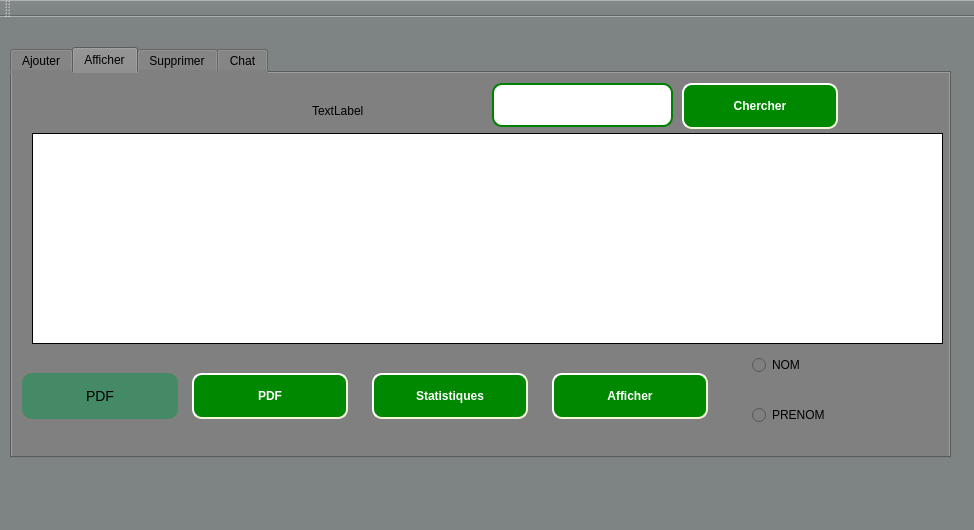
<?xml version="1.0" encoding="UTF-8"?>
<ui version="4.0">
 <class>GestionEmploye</class>
 <widget class="QMainWindow" name="GestionEmploye">
  <property name="geometry">
   <rect>
    <x>0</x>
    <y>0</y>
    <width>974</width>
    <height>530</height>
   </rect>
  </property>
  <property name="windowTitle">
   <string>Gestion des Clients</string>
  </property>
  <property name="styleSheet">
   <string notr="true">background-color: rgb(126, 132, 132);</string>
  </property>
  <widget class="QWidget" name="centralWidget">
   <widget class="QTabWidget" name="tabWidget">
    <property name="geometry">
     <rect>
      <x>10</x>
      <y>30</y>
      <width>941</width>
      <height>411</height>
     </rect>
    </property>
    <property name="styleSheet">
     <string notr="true">/* CSS pour styliser votre interface */
* {
    /* Couleur de fond générale */
    background-color: #808080; /* Gris */
}

/* Styliser tous les boutons */
QPushButton {
    border-radius: 10px; /* Bordures arrondies */
    box-shadow: 0 0 10px rgba(0,0,0,0.5); /* Ombre */
    font-family: Arial, sans-serif; /* Changer la police */
    font-size: 14px; /* Taille de la police */
    padding: 5px; /* Espacement interne réduit */
    min-height: 30px; /* Hauteur minimale augmentée */
}

/* Styliser le bouton Ajouter */
QPushButton#Ajouter {
    background-color: #008000; /* Vert */
    color: #FFFFFF; /* Blanc */
}

/* Styliser le bouton Supprimer */
QPushButton#supprimeran {
    background-color: #000000; /* Noir */
    color: #FFFFFF; /* Blanc */
}

/* Styliser le bouton Modifier */
QPushButton#modifieran {
    background-color: #008000; /* Vert */
    color: #FFFFFF; /* Blanc */
}

/* Styliser le bouton Afficher */
QPushButton#affichean {
    background-color: #000000; /* Noir */
    color: #FFFFFF; /* Blanc */
}

/* Styliser le bouton Trier */
QPushButton#Trieran {
    background-color: #008000; /* Vert */
    color: #FFFFFF; /* Blanc */
}

/* Styliser le bouton PDF */
QPushButton#pdfa {
    background-color: #000000; /* Noir */
    color: #FFFFFF; /* Blanc */
}

/* Styliser le bouton Statistique */
QPushButton#statanim {
    background-color: #008000; /* Vert */
    color: #FFFFFF; /* Blanc */
}

/* Styliser le bouton Recherche */
QPushButton#recherchean {
    background-color: #000000; /* Noir */
    color: #FFFFFF; /* Blanc */
}
/* Styliser QTableView */
QTableView {
    border: 1px solid #000; /* Bordure noire */
    color: #000; /* Texte noir */
    background-color: #808080; /* Fond gris */
    gridline-color: #008000; /* Lignes de grille vertes */
}

/* Styliser l'en-tête de QTableView */
QHeaderView::section {
    background-color: #008000; /* Fond vert */
    padding: 5px; /* Espacement interne */
    border: 1px solid #000; /* Bordure noire */
    color: #fff; /* Texte blanc */
}

/* Styliser les cellules de QTableView lorsqu'elles sont sélectionnées */
QTableView::item:selected {
    background-color: #008000; /* Fond vert */
    color: #fff; /* Texte blanc */
}
/* Styliser QLineEdit */
QLineEdit {
    border: 2px solid #008000; /* Bordure verte */
    border-radius: 10px; /* Bordures arrondies */
      padding: 5px; /* Espacement interne réduit */
    min-height: 30px; /* Hauteur minimale augmentée */
    background-color: #808080; /* Fond gris */
    color: #FFFFFF; /* Texte blanc */
}

/* Styliser QLineEdit lorsqu'il a le focus */
QLineEdit:focus {
    border: 2px solid #000000; /* Bordure noire */
}
</string>
    </property>
    <property name="currentIndex">
     <number>1</number>
    </property>
    <widget class="QWidget" name="tab">
     <attribute name="title">
      <string>Ajouter</string>
     </attribute>
     <widget class="QLabel" name="label">
      <property name="geometry">
       <rect>
        <x>110</x>
        <y>40</y>
        <width>71</width>
        <height>31</height>
       </rect>
      </property>
      <property name="styleSheet">
       <string notr="true">font: 10pt &quot;MS Shell Dlg 2&quot;;
font: 16pt &quot;MS Shell Dlg 2&quot;;</string>
      </property>
      <property name="text">
       <string>CIN:</string>
      </property>
     </widget>
     <widget class="QLabel" name="label_2">
      <property name="geometry">
       <rect>
        <x>110</x>
        <y>90</y>
        <width>71</width>
        <height>31</height>
       </rect>
      </property>
      <property name="styleSheet">
       <string notr="true">font: 10pt &quot;MS Shell Dlg 2&quot;;
font: 16pt &quot;MS Shell Dlg 2&quot;;</string>
      </property>
      <property name="text">
       <string>Nom:</string>
      </property>
     </widget>
     <widget class="QLabel" name="label_3">
      <property name="geometry">
       <rect>
        <x>110</x>
        <y>140</y>
        <width>111</width>
        <height>31</height>
       </rect>
      </property>
      <property name="styleSheet">
       <string notr="true">font: 10pt &quot;MS Shell Dlg 2&quot;;
font: 16pt &quot;MS Shell Dlg 2&quot;;</string>
      </property>
      <property name="text">
       <string>Prenom:</string>
      </property>
     </widget>
     <widget class="QLabel" name="label_4">
      <property name="geometry">
       <rect>
        <x>110</x>
        <y>190</y>
        <width>251</width>
        <height>21</height>
       </rect>
      </property>
      <property name="styleSheet">
       <string notr="true">font: 10pt &quot;MS Shell Dlg 2&quot;;
font: 16pt &quot;MS Shell Dlg 2&quot;;</string>
      </property>
      <property name="text">
       <string>Date de naissannce:</string>
      </property>
     </widget>
     <widget class="QLabel" name="label_5">
      <property name="geometry">
       <rect>
        <x>110</x>
        <y>230</y>
        <width>271</width>
        <height>31</height>
       </rect>
      </property>
      <property name="styleSheet">
       <string notr="true">font: 10pt &quot;MS Shell Dlg 2&quot;;
font: 16pt &quot;MS Shell Dlg 2&quot;;</string>
      </property>
      <property name="text">
       <string>Numero de telephone:</string>
      </property>
     </widget>
     <widget class="QLineEdit" name="lineEdit_CIN">
      <property name="geometry">
       <rect>
        <x>200</x>
        <y>40</y>
        <width>161</width>
        <height>44</height>
       </rect>
      </property>
      <property name="styleSheet">
       <string notr="true">background-color: rgb(255, 255, 255);</string>
      </property>
     </widget>
     <widget class="QLineEdit" name="lineEdit_NomEmploye">
      <property name="geometry">
       <rect>
        <x>200</x>
        <y>90</y>
        <width>161</width>
        <height>44</height>
       </rect>
      </property>
      <property name="styleSheet">
       <string notr="true">background-color: rgb(255, 255, 255);</string>
      </property>
     </widget>
     <widget class="QLineEdit" name="lineEdit_PrenomEmploye">
      <property name="geometry">
       <rect>
        <x>220</x>
        <y>140</y>
        <width>161</width>
        <height>44</height>
       </rect>
      </property>
      <property name="styleSheet">
       <string notr="true">background-color: rgb(255, 255, 255);</string>
      </property>
     </widget>
     <widget class="QLineEdit" name="lineEdit_Date">
      <property name="geometry">
       <rect>
        <x>370</x>
        <y>190</y>
        <width>161</width>
        <height>44</height>
       </rect>
      </property>
      <property name="styleSheet">
       <string notr="true">background-color: rgb(255, 255, 255);</string>
      </property>
     </widget>
     <widget class="QLineEdit" name="lineEdit_Numtel">
      <property name="geometry">
       <rect>
        <x>400</x>
        <y>230</y>
        <width>161</width>
        <height>44</height>
       </rect>
      </property>
      <property name="styleSheet">
       <string notr="true">background-color: rgb(255, 255, 255);</string>
      </property>
     </widget>
     <widget class="QPushButton" name="pushButton_ajouter">
      <property name="geometry">
       <rect>
        <x>400</x>
        <y>320</y>
        <width>161</width>
        <height>46</height>
       </rect>
      </property>
      <property name="styleSheet">
       <string notr="true">QPushButton#pushButton_ajouter{
    
	background-color: rgb(0, 136, 0);
    border-style: outset;
    border-width: 2px;
    border-radius: 10px;
    border-color: beige;
    font: bold 12px;
    min-width: 10em;
    padding: 6px;
	color: rgb(255, 255, 255);
}
QPushButton#pushButton_ajouter:pressed {
    background-color: rgb(239, 239, 239);
    border-style: inset;
	color: rgb(255, 255, 255);
}
</string>
      </property>
      <property name="text">
       <string>Ajouter</string>
      </property>
     </widget>
     <widget class="QPushButton" name="pushButton_modifier">
      <property name="geometry">
       <rect>
        <x>580</x>
        <y>320</y>
        <width>161</width>
        <height>46</height>
       </rect>
      </property>
      <property name="styleSheet">
       <string notr="true">QPushButton#pushButton_modifier{
    
	background-color: rgb(0, 136, 0);
    border-style: outset;
    border-width: 2px;
    border-radius: 10px;
    border-color: beige;
    font: bold 12px;
    min-width: 10em;
    padding: 6px;
	color: rgb(255, 255, 255);
}
QPushButton#pushButton_modifier:pressed {
    background-color: rgb(239, 239, 239);
    border-style: inset;
	color: rgb(255, 255, 255);
}</string>
      </property>
      <property name="text">
       <string>Modifier</string>
      </property>
     </widget>
     <widget class="QLabel" name="label_7">
      <property name="geometry">
       <rect>
        <x>110</x>
        <y>270</y>
        <width>271</width>
        <height>31</height>
       </rect>
      </property>
      <property name="styleSheet">
       <string notr="true">font: 10pt &quot;MS Shell Dlg 2&quot;;
font: 16pt &quot;MS Shell Dlg 2&quot;;</string>
      </property>
      <property name="text">
       <string>Absence:</string>
      </property>
     </widget>
     <widget class="QLineEdit" name="lineEdit_Absence">
      <property name="geometry">
       <rect>
        <x>240</x>
        <y>270</y>
        <width>161</width>
        <height>44</height>
       </rect>
      </property>
      <property name="styleSheet">
       <string notr="true">background-color: rgb(255, 255, 255);</string>
      </property>
     </widget>
    </widget>
    <widget class="QWidget" name="tab_3">
     <attribute name="title">
      <string>Afficher</string>
     </attribute>
     <widget class="QTableView" name="tableView">
      <property name="geometry">
       <rect>
        <x>20</x>
        <y>60</y>
        <width>911</width>
        <height>211</height>
       </rect>
      </property>
      <property name="styleSheet">
       <string notr="true">background-color: rgb(255, 255, 255);</string>
      </property>
     </widget>
     <widget class="QPushButton" name="affichem">
      <property name="geometry">
       <rect>
        <x>540</x>
        <y>300</y>
        <width>156</width>
        <height>46</height>
       </rect>
      </property>
      <property name="styleSheet">
       <string notr="true">QPushButton#affichem{
    
	background-color: rgb(0, 136, 0);
    border-style: outset;
    border-width: 2px;
    border-radius: 10px;
    border-color: beige;
    font: bold 12px;
    min-width: 10em;
    padding: 6px;
	color: rgb(255, 255, 255);
}
QPushButton#affichem:pressed {
    background-color: rgb(239, 239, 239);
    border-style: inset;
	color: rgb(255, 255, 255);
}</string>
      </property>
      <property name="text">
       <string>Afficher</string>
      </property>
     </widget>
     <widget class="QLineEdit" name="lineEdit_Id">
      <property name="geometry">
       <rect>
        <x>480</x>
        <y>10</y>
        <width>181</width>
        <height>44</height>
       </rect>
      </property>
      <property name="styleSheet">
       <string notr="true">background-color: rgb(255, 255, 255);</string>
      </property>
     </widget>
     <widget class="QPushButton" name="pb_recher">
      <property name="geometry">
       <rect>
        <x>670</x>
        <y>10</y>
        <width>156</width>
        <height>46</height>
       </rect>
      </property>
      <property name="styleSheet">
       <string notr="true">QPushButton#pb_recher{
    
	background-color: rgb(0, 136, 0);
    border-style: outset;
    border-width: 2px;
    border-radius: 10px;
    border-color: beige;
    font: bold 12px;
    min-width: 10em;
    padding: 6px;
	color: rgb(255, 255, 255);
}
QPushButton#pb_recher:pressed {
    background-color: rgb(239, 239, 239);
    border-style: inset;
	color: rgb(255, 255, 255);
}</string>
      </property>
      <property name="text">
       <string>Chercher</string>
      </property>
     </widget>
     <widget class="QPushButton" name="pb_stat">
      <property name="geometry">
       <rect>
        <x>360</x>
        <y>300</y>
        <width>156</width>
        <height>46</height>
       </rect>
      </property>
      <property name="styleSheet">
       <string notr="true">QPushButton#pb_stat{
    
	background-color: rgb(0, 136, 0);
    border-style: outset;
    border-width: 2px;
    border-radius: 10px;
    border-color: beige;
    font: bold 12px;
    min-width: 10em;
    padding: 6px;
	color: rgb(255, 255, 255);
}
QPushButton#pb_stat:pressed {
    background-color: rgb(239, 239, 239);
    border-style: inset;
	color: rgb(255, 255, 255);
}</string>
      </property>
      <property name="text">
       <string>Statistiques</string>
      </property>
     </widget>
     <widget class="QPushButton" name="pb_pdf">
      <property name="geometry">
       <rect>
        <x>180</x>
        <y>300</y>
        <width>156</width>
        <height>46</height>
       </rect>
      </property>
      <property name="styleSheet">
       <string notr="true">QPushButton#pb_pdf{
    
	background-color: rgb(0, 136, 0);
    border-style: outset;
    border-width: 2px;
    border-radius: 10px;
    border-color: beige;
    font: bold 12px;
    min-width: 10em;
    padding: 6px;
	color: rgb(255, 255, 255);
}
QPushButton#pb_pdf:pressed {
    background-color: rgb(239, 239, 239);
    border-style: inset;
	color: rgb(255, 255, 255);
}</string>
      </property>
      <property name="text">
       <string>PDF</string>
      </property>
     </widget>
     <widget class="QRadioButton" name="radioButton_NOM">
      <property name="geometry">
       <rect>
        <x>740</x>
        <y>280</y>
        <width>114</width>
        <height>24</height>
       </rect>
      </property>
      <property name="text">
       <string>NOM</string>
      </property>
     </widget>
     <widget class="QRadioButton" name="radioButton_2">
      <property name="geometry">
       <rect>
        <x>740</x>
        <y>330</y>
        <width>114</width>
        <height>24</height>
       </rect>
      </property>
      <property name="text">
       <string>PRENOM</string>
      </property>
     </widget>
     <widget class="QPushButton" name="pushButton_qrcode">
      <property name="geometry">
       <rect>
        <x>10</x>
        <y>300</y>
        <width>156</width>
        <height>46</height>
       </rect>
      </property>
      <property name="styleSheet">
       <string notr="true">background-color: rgb(68, 138, 102);</string>
      </property>
      <property name="text">
       <string>PDF</string>
      </property>
     </widget>
     <widget class="QLabel" name="lbl_image_2">
      <property name="geometry">
       <rect>
        <x>300</x>
        <y>30</y>
        <width>56</width>
        <height>16</height>
       </rect>
      </property>
      <property name="text">
       <string>TextLabel</string>
      </property>
     </widget>
    </widget>
    <widget class="QWidget" name="tab_2">
     <attribute name="title">
      <string>Supprimer</string>
     </attribute>
     <widget class="QLineEdit" name="lineEdit_Supp">
      <property name="geometry">
       <rect>
        <x>250</x>
        <y>150</y>
        <width>271</width>
        <height>44</height>
       </rect>
      </property>
      <property name="styleSheet">
       <string notr="true">background-color: rgb(255, 255, 255);</string>
      </property>
     </widget>
     <widget class="QPushButton" name="pushButton_supp">
      <property name="geometry">
       <rect>
        <x>520</x>
        <y>240</y>
        <width>156</width>
        <height>46</height>
       </rect>
      </property>
      <property name="styleSheet">
       <string notr="true">QPushButton#pushButton_supp{
    
	background-color: rgb(0, 136, 0);
    border-style: outset;
    border-width: 2px;
    border-radius: 10px;
    border-color: beige;
    font: bold 12px;
    min-width: 10em;
    padding: 6px;
	color: rgb(255, 255, 255);
}
QPushButton#pushButton_supp:pressed {
    background-color: rgb(239, 239, 239);
    border-style: inset;
	color: rgb(255, 255, 255);
}</string>
      </property>
      <property name="text">
       <string>Supprimer</string>
      </property>
     </widget>
     <widget class="QLabel" name="label_6">
      <property name="geometry">
       <rect>
        <x>140</x>
        <y>150</y>
        <width>61</width>
        <height>41</height>
       </rect>
      </property>
      <property name="text">
       <string>CIN:</string>
      </property>
     </widget>
    </widget>
    <widget class="QWidget" name="tab_4">
     <attribute name="title">
      <string>Chat</string>
     </attribute>
     <widget class="QLineEdit" name="lineEdit_message">
      <property name="geometry">
       <rect>
        <x>220</x>
        <y>150</y>
        <width>511</width>
        <height>131</height>
       </rect>
      </property>
      <property name="styleSheet">
       <string notr="true">background-color: rgb(255, 255, 255);</string>
      </property>
     </widget>
     <widget class="QPushButton" name="envoyer">
      <property name="geometry">
       <rect>
        <x>430</x>
        <y>320</y>
        <width>156</width>
        <height>46</height>
       </rect>
      </property>
      <property name="styleSheet">
       <string notr="true">QPushButton#envoyer{
    
	background-color: rgb(0, 136, 0);
    border-style: outset;
    border-width: 2px;
    border-radius: 10px;
    border-color: beige;
    font: bold 12px;
    min-width: 10em;
    padding: 6px;
	color: rgb(255, 255, 255);
}
QPushButton#envoyer:pressed {
    background-color: rgb(239, 239, 239);
    border-style: inset;
	color: rgb(255, 255, 255);
}</string>
      </property>
      <property name="text">
       <string>Envoyer</string>
      </property>
     </widget>
     <widget class="QLabel" name="label_chatbot_response">
      <property name="geometry">
       <rect>
        <x>220</x>
        <y>40</y>
        <width>511</width>
        <height>91</height>
       </rect>
      </property>
      <property name="styleSheet">
       <string notr="true">background-color: rgb(255, 255, 255);</string>
      </property>
      <property name="text">
       <string>TextLabel</string>
      </property>
     </widget>
    </widget>
   </widget>
  </widget>
  <widget class="QMenuBar" name="menuBar">
   <property name="geometry">
    <rect>
     <x>0</x>
     <y>0</y>
     <width>974</width>
     <height>26</height>
    </rect>
   </property>
  </widget>
  <widget class="QToolBar" name="mainToolBar">
   <attribute name="toolBarArea">
    <enum>TopToolBarArea</enum>
   </attribute>
   <attribute name="toolBarBreak">
    <bool>false</bool>
   </attribute>
  </widget>
  <widget class="QStatusBar" name="statusBar"/>
 </widget>
 <layoutdefault spacing="6" margin="11"/>
 <resources/>
 <connections/>
</ui>
